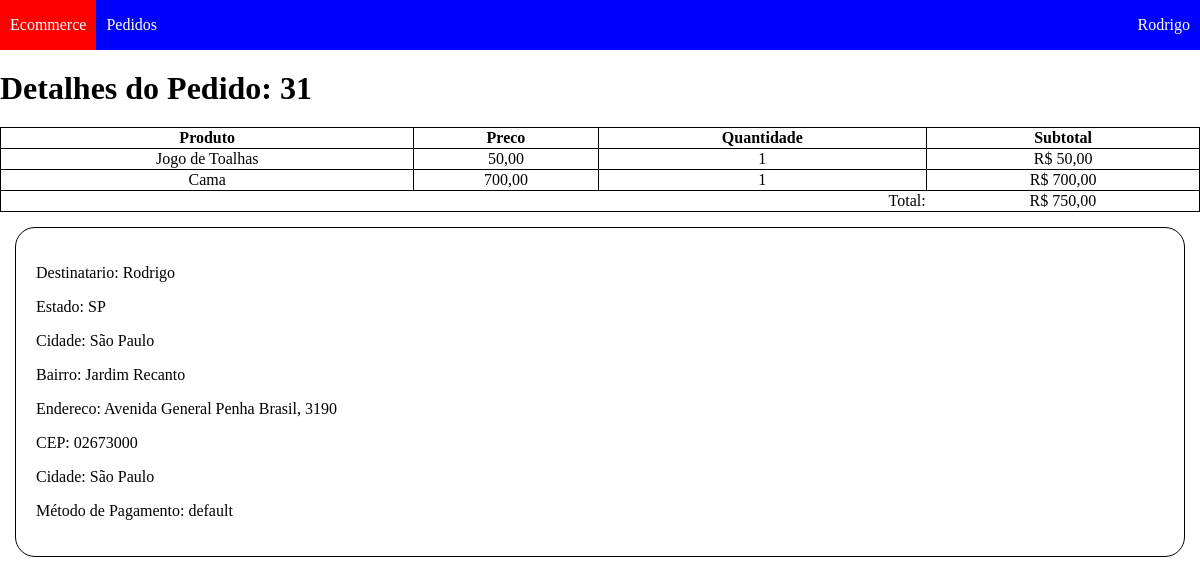
Screenshot of /public/detalhes-pedido.php?pedidoId=31 (signed in) with the database file from the repository.
### tables this page shows
CREATE TABLE `Pedidos` (
  `id` int(11) NOT NULL AUTO_INCREMENT,
  `usuario_id` int(11) NOT NULL,
  `status_pedido` tinyint(4) NOT NULL DEFAULT '0',
  `meio_pagamento` varchar(45) NOT NULL DEFAULT 'default',
  `idPagamento` varchar(45) NOT NULL DEFAULT 'default',
  PRIMARY KEY (`id`),
  KEY `fk_Pedido_Usuarios1_idx` (`usuario_id`),
  CONSTRAINT `fk_Pedido_Usuarios1` FOREIGN KEY (`usuario_id`) REFERENCES `Usuarios` (`id`) ON DELETE NO ACTION ON UPDATE NO ACTION
);

CREATE TABLE `Produtos` (
  `id` int(11) NOT NULL AUTO_INCREMENT,
  `idCategoria` int(11) NOT NULL,
  `nome` varchar(100) DEFAULT NULL,
  `descricao` varchar(200) DEFAULT NULL,
  `preco` decimal(8,2) DEFAULT NULL,
  `estoque` int(11) DEFAULT NULL,
  `imagens` json DEFAULT NULL,
  PRIMARY KEY (`id`),
  KEY `fk_Produtos_Categorias1_idx` (`idCategoria`),
  CONSTRAINT `fk_Produtos_Categorias1` FOREIGN KEY (`idCategoria`) REFERENCES `Categorias` (`id`) ON DELETE NO ACTION ON UPDATE NO ACTION
);

CREATE TABLE `itemPedido` (
  `id` int(11) NOT NULL AUTO_INCREMENT,
  `idPedido` int(11) NOT NULL,
  `idProduto` int(11) NOT NULL,
  `quantidade` int(11) NOT NULL,
  `preco` decimal(8,2) NOT NULL,
  PRIMARY KEY (`id`),
  KEY `fk_itemPedido_Pedido1_idx` (`idPedido`),
  KEY `fk_itemPedido_Produtos1_idx` (`idProduto`),
  CONSTRAINT `fk_itemPedido_Pedido1` FOREIGN KEY (`idPedido`) REFERENCES `Pedidos` (`id`) ON DELETE NO ACTION ON UPDATE NO ACTION,
  CONSTRAINT `fk_itemPedido_Produtos1` FOREIGN KEY (`idProduto`) REFERENCES `Produtos` (`id`) ON DELETE NO ACTION ON UPDATE NO ACTION
);

CREATE TABLE `Usuarios` (
  `id` int(11) NOT NULL AUTO_INCREMENT,
  `nome` varchar(100) DEFAULT NULL,
  `endereco` varchar(100) DEFAULT NULL,
  `email` varchar(200) DEFAULT NULL,
  `bairro` varchar(100) DEFAULT NULL,
  `cidade` varchar(100) DEFAULT NULL,
  `nascimento` date DEFAULT NULL,
  `estado` char(2) DEFAULT NULL,
  `telefone` varchar(45) DEFAULT NULL,
  `cep` char(8) DEFAULT NULL,
  `senha` char(60) DEFAULT NULL,
  PRIMARY KEY (`id`),
  UNIQUE KEY `email_UNIQUE` (`email`)
);

### connection.php (called while the page is built, shortened)
<?php
class Database{
    private static $db="Ecommerce";
    private static $user="admin";
    private static $pass="admin";
    static function connect(){
        try{
            $conn = new PDO("mysql:dbname=".self::$db,self::$user,self::$pass,[
                PDO::MYSQL_ATTR_INIT_COMMAND => "SET NAMES utf8"
            ]);
            return $conn;
        }catch (PDOException $e) {
            echo 'Connection failed: ' . $e->getMessage();
        }
    }
    static function sql($query){
        return self::connect()->prepare($query);
    }
}
?>

### public/detalhes-pedido.php (the view, shortened to what this page needs)
<?php
    $pedidos = Database::sql("SELECT Pedidos.id, Produtos.nome as produto, Produtos.preco,
    Pedidos.meio_pagamento, Pedidos.idPagamento,itemPedido.quantidade, Usuarios.nome as user,
    Usuarios.endereco, Usuarios.estado, Usuarios.cidade, Usuarios.cep, Usuarios.bairro
    FROM Pedidos
        INNER JOIN itemPedido
        ON itemPedido.idPedido = Pedidos.id
        INNER JOIN Produtos
        ON itemPedido.idProduto = Produtos.id
        INNER JOIN Usuarios
        ON Usuarios.id = Pedidos.usuario_id
    WHERE Pedidos.usuario_id = :userId AND Pedidos.id = :pedidoId");
    $pedidos->bindParam(':userId',$_SESSION['userInfo']['id']);
    $pedidos->bindParam('pedidoId',$_GET['pedidoId']);
    $pedidos->execute();
    $total = 0;
?>
<html>
    <?php
        require 'head.php';
    ?>
    <head>
        <link rel="stylesheet" href="css/dash-user.css">
    </head>
    <body>
        <?php require 'header-user.php' ?>
        <h1>Detalhes do Pedido: <?=$_GET['pedidoId']?></h1>
        <table>
            <thead>
                <th>Produto</th>
                <th>Preco</th>
                <th>Quantidade</th>
                <th>Subtotal</th>
            </thead>
            <tbody>
            <?php
                foreach($pedidos as $pedido):
                    $total += $pedido['quantidade'] * $pedido['preco'];
            ?>
            <tr>
                <td><?=$pedido['produto']?></td>
                <td><?=number_format($pedido['preco'],2,',','.')?></td>
                <td><?=$pedido['quantidade']?></td>
                <td>R$ <?=number_format($pedido['quantidade'] * $pedido['preco'],2,',','.')?></td>
            </tr>
            <?php
                endforeach;
                $pedidos->execute();
                $pedidoInfo = $pedidos->fetchObject();
            ?>
            <tr>
                <td colspan="3" style="text-align:right;border:unset">Total:</td>
                <td style="border-left:unset"> R$ <?=number_format($total,2,',','.')?></td>
            </tr>
            </tbody>
        </table>
        <div class="user-info">
          <p>Destinatario: <?=$pedidoInfo->user?></p>
          <p>Estado: <?=$pedidoInfo->estado?></p>
          <p>Cidade: <?=$pedidoInfo->cidade?></p>
          <p>Bairro: <?=$pedidoInfo->bairro?></p>
          <p>Endereco: <?=$pedidoInfo->endereco?></p>
          <p>CEP: <?=$pedidoInfo->cep?></p>
          <p>Cidade: <?=$pedidoInfo->cidade?></p>
          <p> Método de Pagamento: <?=$pedidoInfo->meio_pagamento?></p>
        </div>
    </body>
</html>

### public/css/style.css (style rules this page uses)
body { margin: 0; padding: 0; }
.user-info { margin: 15px; border: 1px solid black; border-radius: 20px; padding: 20px; }

### public/css/dash-user.css (style rules this page uses)
table { width: 90%; margin-left: 5%; margin-top: 20px; }
table,th,tr,td { border:1px solid black; border-collapse: collapse; text-align: center; }

### public/css/vars.css (style rules this page uses)
:root { --main-site-color: purple; --hover-color: yellow; --hover-text-color: black; --text-light: #fff; --text-dark:#000; --dash-admin-primary: #162447; --dash-admin-text-light: #fff; --dash-admin-text-dark: #000; --dash-user-menu-top-bg: blue; --dash-user-hover-text: #fff; --dash-user-hover-bg: red; }

### public/css/dash-top-menu.css (style rules this page uses)
body, ul , li, h1 { margin:0; padding: 0; list-style: none; }

### public/detalhes-pedido.php (style rules this page uses)
table { width: 100%; margin-left: 0; }
h1 { margin-top: 70px; }
table, tr,td,th { border:1px solid black; border-collapse: collapse; text-align:center; }

### rows the page displays
pedidos: produtos.nome "Jogo de Toalhas", produtos.preco "50,00", itempedido.quantidade "1", itempedido.quantidade "50,00", produtos.nome "Cama", produtos.preco "700,00", itempedido.quantidade "700,00", meio_pagamento "default"
usuarios: nome "Rodrigo", estado "SP", cidade "São Paulo", bairro "Jardim Recanto", endereco "Avenida General Penha Brasil, 3190", cep "02673000"

### other values shown
$_SESSION['userInfo']['nome'] "Rodrigo"
$_GET['pedidoId'] "31"
$total "750,00"
